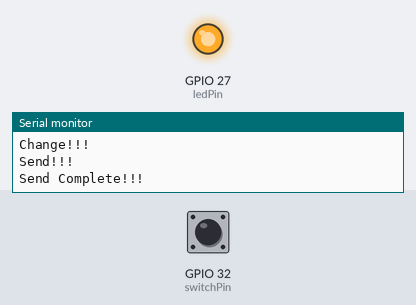
The program below on a simulated ESP32. On the bench: output pins drawn as LEDs (lit = HIGH), the last lines printed to the serial monitor. Inputs (shaded band) come from the test bench; at power-on: GPIO 32 (switchPin) HIGH. USB keyboard and mouse output is not drawn.

Above: at 1.2 s.
1.3 s: GPIO 32 (switchPin) pulled LOW for 0.15 s
At 1.9 s:
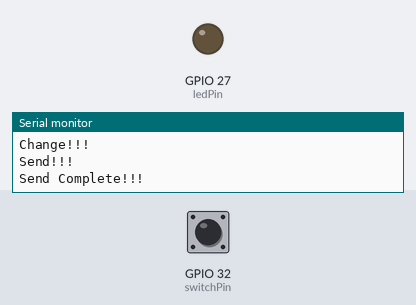
3.0 s: GPIO 32 (switchPin) pulled LOW for 1 s
At 5.1 s:
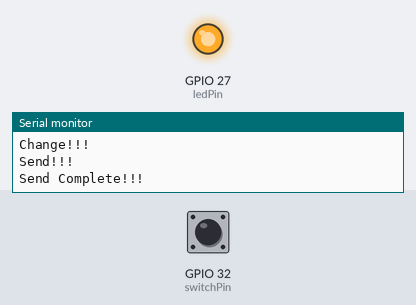
5.5 s: GPIO 32 (switchPin) pulled LOW for 3.2 s
At 9.9 s:
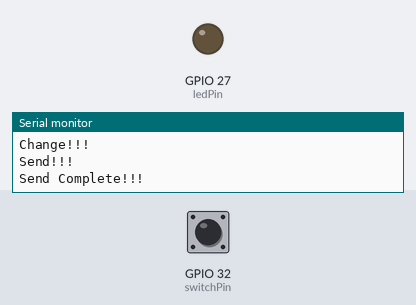
Timing chart, 0 to 11.4 s (numbered marks = the images above; inputs shaded):
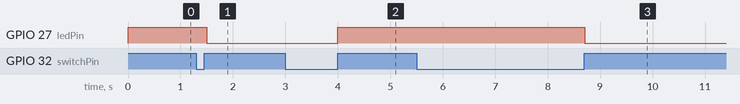

Measured:
- after the input at 1.3 s, GPIO 27 (ledPin): HIGH → LOW after 0.20 s
- after the input at 3.0 s, GPIO 27 (ledPin): LOW → HIGH after 1.0 s
- after the input at 5.5 s, GPIO 27 (ledPin): HIGH → LOW after 3.2 s

The program:

main.cpp
```cpp
#include <Arduino.h>
#include <BleKeyboard.h>

BleKeyboard bleKeyboard;

const int switchPin = 32;
const int ledPin = 27;

int currentState = 0;
int beforeState = 0;

boolean isOn = false;

void setup()
{
  Serial.begin(9600);
  pinMode(switchPin, INPUT);
  pinMode(ledPin, OUTPUT);

  bleKeyboard.begin();
}

boolean isChange(int current, int before)
{
  return (current != before) && (current == 1);
}

void loop()
{
  currentState = digitalRead(switchPin);

  if (isChange(currentState, beforeState))
  {
    Serial.println("Change!!!");

    isOn = !isOn;
    digitalWrite(ledPin, isOn);

    if(bleKeyboard.isConnected()) {
      Serial.println("Send!!!");

      bleKeyboard.press(KEY_LEFT_ALT);
      bleKeyboard.press(0x61);
      delay(100);
      bleKeyboard.releaseAll();

      Serial.println("Send Complete!!!");
    }
  }

  beforeState = currentState;

  delay(100);
}
```
